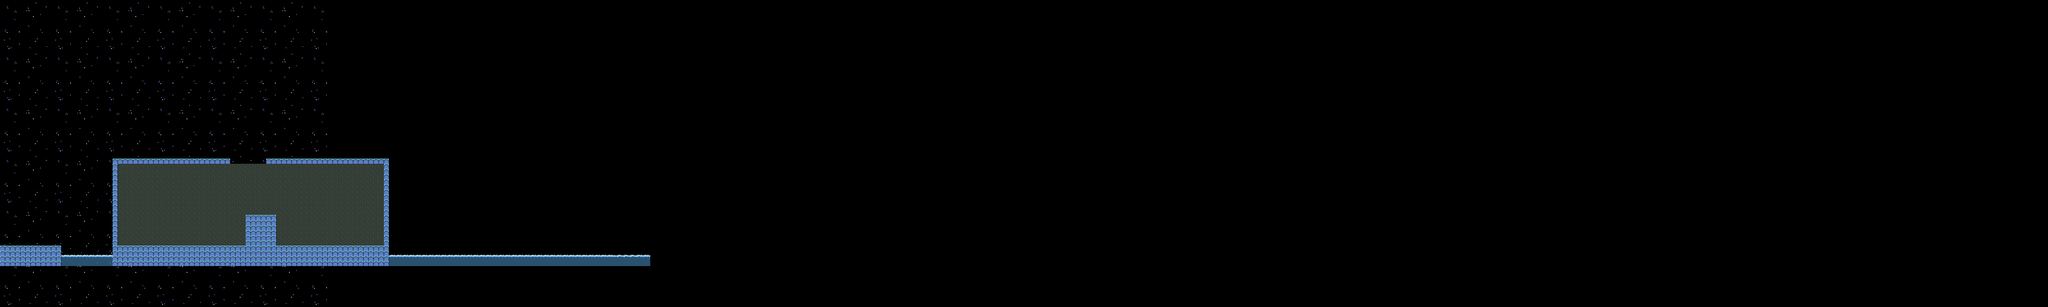

This game map was drawn from its Tiled (.tmx) file and the tilesets committed beside it. A one-line description and the trimmed map source follow:
An orthogonal 400x60 tile map with 16x16 px tiles, 8 tile layers (background1, decoration, foreground1, liquid1, ...), 17 tilesets and 33 objects (8x CoinObject, 3x ZombieObject, 3x Hurl, 2x SnailObject, DialogObject, ...).

<map version="1.0" orientation="orthogonal" renderorder="right-down" width="400" height="60" tilewidth="16" tileheight="16" nextobjectid="187">
 <properties>
  <property name="music_track" value="adventure.mp3" />
 </properties>
 <tileset firstgid="1" name="BaseTS16" tilewidth="16" tileheight="16" tilecount="5" columns="1">
  <image source="BaseTS16.png" width="16" height="80" />
 </tileset>
 <tileset firstgid="6" name="rLJjmOe" tilewidth="16" tileheight="16" tilecount="1680" columns="56">
  <image source="rLJjmOe.png" width="896" height="480" />
 </tileset>
 <tileset firstgid="1686" name="liquid1" tilewidth="16" tileheight="16" tilecount="10" columns="5">
  <image source="liquid1.png" width="80" height="32" />
 </tileset>
 <tileset firstgid="1696" name="liquid2" tilewidth="16" tileheight="16" tilecount="10" columns="5">
  <image source="liquid2.png" width="80" height="32" />
 </tileset>
 <tileset firstgid="1706" name="liquid3" tilewidth="16" tileheight="16" tilecount="10" columns="5">
  <image source="liquid3.png" width="80" height="32" />
 </tileset>
 <tileset firstgid="1716" name="liquid4" tilewidth="16" tileheight="16" tilecount="10" columns="5">
  <image source="liquid4.png" width="80" height="32" />
 </tileset>
 <tileset firstgid="1726" name="DB32_tiles" tilewidth="16" tileheight="16" spacing="1" margin="1" tilecount="32" columns="1">
  <image source="DB32_tiles.png" width="18" height="545" />
 </tileset>
 <tileset firstgid="1758" name="lava" tilewidth="16" tileheight="16" tilecount="160" columns="40">
  <image source="lava.png" width="640" height="64" />
 </tileset>
 <tileset firstgid="1918" name="townback1" tilewidth="16" tileheight="16" tilecount="256" columns="16">
  <image source="townback1.png" width="256" height="256" />
 </tileset>
 <tileset firstgid="2174" name="townback2" tilewidth="16" tileheight="16" tilecount="256" columns="16">
  <image source="townback2.png" width="256" height="256" />
 </tileset>
 <tileset firstgid="2430" name="treebackground20160707" tilewidth="16" tileheight="16" tilecount="5120" columns="160">
  <image source="treebackground20160707.png" width="2560" height="512" />
 </tileset>
 <tileset firstgid="7550" name="snow" tilewidth="16" tileheight="16" tilecount="8" columns="8">
  <image source="snow.png" width="128" height="16" />
 </tileset>
 <tileset firstgid="7558" name="snow" tilewidth="16" tileheight="16" tilecount="8" columns="8">
  <image source="snow.png" width="128" height="16" />
 </tileset>
 <tileset firstgid="7566" name="Mega Metroidvania_8_db32" tilewidth="16" tileheight="16" tilecount="585" columns="13">
  <image source="Mega Metroidvania_8_db32.png" width="208" height="720" />
 </tileset>
 <tileset firstgid="8151" name="SpaceBGC_recolor2" tilewidth="16" tileheight="16" tilecount="100" columns="10">
  <image source="SpaceBGC_recolor2.png" width="160" height="160" />
 </tileset>
 <tileset firstgid="8251" name="metroid like" tilewidth="16" tileheight="16" tilecount="320" columns="20">
  <image source="metroid like.png" width="320" height="256" />
 </tileset>
 <tileset firstgid="8571" name="Exit" tilewidth="16" tileheight="16" tilecount="200" columns="40">
  <image source="Exit.png" width="640" height="80" />
 </tileset>
 <layer name="background1" width="400" height="60">
  <properties>
   <property name="BACKGROUND_SPEED" value="0.87" />
  </properties>
  <data>[24000 cells, 3900 non-empty, 100 distinct tile ids]</data>
 </layer>
 <layer name="decoration" width="400" height="60">
  <data>[24000 cells, 832 non-empty, 1 distinct tile ids]</data>
 </layer>
 <layer name="foreground1" width="400" height="60" opacity="0.85">
  <data>[24000 cells, 254 non-empty, 1 distinct tile ids]</data>
 </layer>
 <layer name="liquid1" width="400" height="60">
  <data>[24000 cells, 254 non-empty, 10 distinct tile ids]</data>
 </layer>
 <layer name="liquid2" width="400" height="60">
  <data>[24000 cells, 254 non-empty, 10 distinct tile ids]</data>
 </layer>
 <layer name="liquid3" width="400" height="60">
  <data>[24000 cells, 254 non-empty, 10 distinct tile ids]</data>
 </layer>
 <layer name="liquid4" width="400" height="60">
  <data>[24000 cells, 254 non-empty, 10 distinct tile ids]</data>
 </layer>
 <objectgroup name="GameObjects" offsetx="-1.66667" offsety="0.909091">
  <object id="162" name="ZombieObject" x="293.262" y="685.619" width="464.51" height="73.0906" />
  <object id="163" name="ZombieObject" x="376.575" y="678.211" width="477.531" height="92.5495" />
  <object id="164" name="SnailObject" x="878.4" y="684.681" width="311.738" height="91.1293">
   <properties>
    <property name="stayInZone" value="false" />
    <property name="stupidWalk" value="true" />
    <property name="turnAtEdge" value="false" />
   </properties>
  </object>
  <object id="165" name="CoinObject" x="895.878" y="450.583" width="12" height="25" />
  <object id="166" name="CoinObject" x="952.549" y="448.964" width="12" height="25" />
  <object id="167" name="CoinObject" x="1005.98" y="448.964" width="12" height="25" />
  <object id="168" name="CoinObject" x="1062.65" y="448.964" width="12" height="25" />
  <object id="169" name="CoinObject" x="1109.61" y="452.202" width="12" height="25" />
  <object id="170" name="CoinObject" x="1158.18" y="452.202" width="12" height="25" />
  <object id="171" name="CoinObject" x="1019.94" y="380.959" width="12" height="25" />
  <object id="175" name="DialogObject" x="393.555" y="429.113" width="12" height="25">
   <properties>
    <property name="endLevel" type="bool" value="false" />
    <property name="line1" value="Welcome to template island !" />
   </properties>
  </object>
  <object id="178" name="PlayerObject" x="36" y="732.5" width="12" height="25">
   <properties>
    <property name="max_item_level" type="int" value="0" />
   </properties>
  </object>
  <object id="186" name="TankObject" x="523.289" y="322.909" width="291.421" height="48.1811">
   <properties>
    <property name="stayInZone" value="true" />
    <property name="stupidWalk" value="true" />
    <property name="turnAtEdge" value="false" />
   </properties>
  </object>
 </objectgroup>
 <objectgroup name="template_objects" offsetx="6" offsety="30">
  <object id="19" name="FlowerShootaObject" x="307.489" y="495.335" width="12" height="25" />
  <object id="21" name="CoinObject" x="99.6317" y="497.538" width="12" height="25" />
  <object id="44" name="LaserObject" x="264.944" y="416.554" width="12" height="16">
   <properties>
    <property name="direction" value="1" />
    <property name="duration" value="4" />
    <property name="off_time" value="1" />
    <property name="range" value="3" />
   </properties>
  </object>
  <object id="47" name="BottyObject" x="102.215" y="417.79" width="12" height="25">
   <properties>
    <property name="stayInZone" value="false" />
    <property name="stupidWalk" value="true" />
    <property name="turnAtEdge" value="false" />
   </properties>
  </object>
  <object id="122" name="TurfelObject" x="258.215" y="332.77" width="12" height="25">
   <properties>
    <property name="stayInZone" value="false" />
    <property name="stupidWalk" value="true" />
    <property name="turnAtEdge" value="false" />
   </properties>
  </object>
  <object id="128" name="UfoObject" x="103.399" y="336.685" width="12" height="25">
   <properties>
    <property name="stayInZone" value="false" />
    <property name="stupidWalk" value="true" />
    <property name="turnAtEdge" value="false" />
   </properties>
  </object>
  </objectgroup>
 <layer name="walls" width="400" height="60" offsetx="0" offsety="0.895496">
  <data>[24000 cells, 379 non-empty, 1 distinct tile ids]</data>
 </layer>
</map>
<!-- 14 of 33 objects omitted -->
